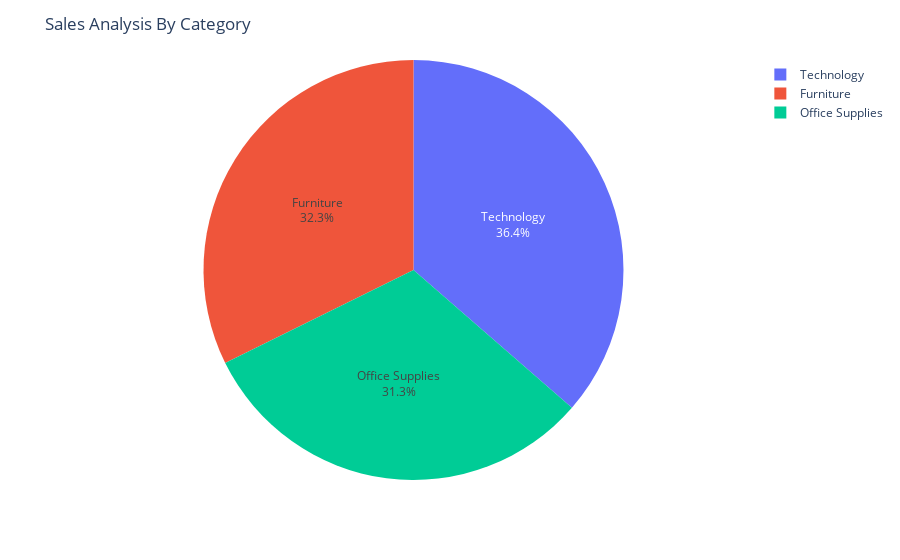

The cell this chart's notebook holds for it:
### Code cell
fig = px.pie(sales_by_category,
            values ='Sales',
            names = 'Category')
fig.update_traces(textposition = 'inside',textinfo = 'percent+label')
fig.update_layout(title_text = 'Sales Analysis By Category')
fig.show()

### Figure 1 — Plotly figure (JSON) as saved in the notebook; plotly's stock layout.template omitted (floating-point values rounded to 4 significant figures)
{"data": [{"domain": {"x": [0, 1], "y": [0, 1]}, "hovertemplate": "Category=%{label}<br>Sales=%{value}<extra></extra>", "labels": ["Furniture", "Office Supplies", "Technology"], "legendgroup": "", "name": "", "showlegend": true, "textinfo": "percent+label", "textposition": "inside", "type": "pie", "values": [742000.0, 719000.0, 836200.0]}], "layout": {"legend": {"tracegroupgap": 0}, "margin": {"t": 60}, "title": {"text": "Sales Analysis By Category"}}}
